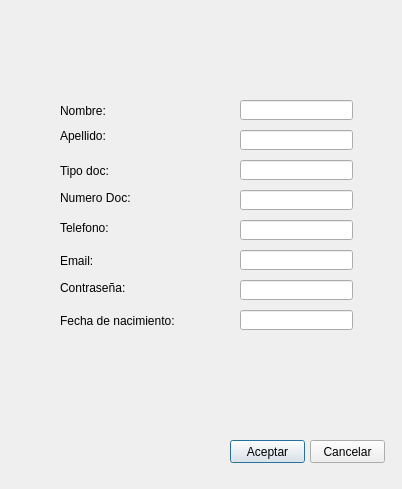
<?xml version="1.0" encoding="UTF-8"?>
<ui version="4.0">
 <class>Dialog</class>
 <widget class="QDialog" name="Dialog">
  <property name="geometry">
   <rect>
    <x>0</x>
    <y>0</y>
    <width>402</width>
    <height>489</height>
   </rect>
  </property>
  <property name="windowTitle">
   <string>Agregar empleado</string>
  </property>
  <widget class="QLabel" name="label">
   <property name="geometry">
    <rect>
     <x>60</x>
     <y>100</y>
     <width>81</width>
     <height>21</height>
    </rect>
   </property>
   <property name="styleSheet">
    <string notr="true">font: 14pt &quot;Tempus Sans ITC&quot;;</string>
   </property>
   <property name="text">
    <string>Nombre:</string>
   </property>
  </widget>
  <widget class="QLabel" name="label_2">
   <property name="geometry">
    <rect>
     <x>60</x>
     <y>120</y>
     <width>101</width>
     <height>31</height>
    </rect>
   </property>
   <property name="styleSheet">
    <string notr="true">font: 14pt &quot;Tempus Sans ITC&quot;;</string>
   </property>
   <property name="text">
    <string>Apellido:</string>
   </property>
  </widget>
  <widget class="QLabel" name="label_3">
   <property name="geometry">
    <rect>
     <x>60</x>
     <y>160</y>
     <width>81</width>
     <height>21</height>
    </rect>
   </property>
   <property name="styleSheet">
    <string notr="true">font: 14pt &quot;Tempus Sans ITC&quot;;</string>
   </property>
   <property name="text">
    <string>Tipo doc:</string>
   </property>
  </widget>
  <widget class="QLabel" name="label_4">
   <property name="geometry">
    <rect>
     <x>60</x>
     <y>190</y>
     <width>111</width>
     <height>16</height>
    </rect>
   </property>
   <property name="styleSheet">
    <string notr="true">font: 14pt &quot;Tempus Sans ITC&quot;;</string>
   </property>
   <property name="text">
    <string>Numero Doc:</string>
   </property>
  </widget>
  <widget class="QLabel" name="label_5">
   <property name="geometry">
    <rect>
     <x>60</x>
     <y>220</y>
     <width>81</width>
     <height>16</height>
    </rect>
   </property>
   <property name="styleSheet">
    <string notr="true">font: 14pt &quot;Tempus Sans ITC&quot;;</string>
   </property>
   <property name="text">
    <string>Telefono:</string>
   </property>
  </widget>
  <widget class="QLabel" name="label_6">
   <property name="geometry">
    <rect>
     <x>60</x>
     <y>250</y>
     <width>61</width>
     <height>21</height>
    </rect>
   </property>
   <property name="styleSheet">
    <string notr="true">font: 14pt &quot;Tempus Sans ITC&quot;;</string>
   </property>
   <property name="text">
    <string>Email:</string>
   </property>
  </widget>
  <widget class="QLineEdit" name="clientName">
   <property name="geometry">
    <rect>
     <x>240</x>
     <y>100</y>
     <width>113</width>
     <height>20</height>
    </rect>
   </property>
  </widget>
  <widget class="QLineEdit" name="clientSurname">
   <property name="geometry">
    <rect>
     <x>240</x>
     <y>130</y>
     <width>113</width>
     <height>20</height>
    </rect>
   </property>
  </widget>
  <widget class="QLineEdit" name="docType">
   <property name="geometry">
    <rect>
     <x>240</x>
     <y>160</y>
     <width>113</width>
     <height>20</height>
    </rect>
   </property>
  </widget>
  <widget class="QLineEdit" name="docNum">
   <property name="geometry">
    <rect>
     <x>240</x>
     <y>190</y>
     <width>113</width>
     <height>20</height>
    </rect>
   </property>
  </widget>
  <widget class="QLineEdit" name="phoneNum">
   <property name="geometry">
    <rect>
     <x>240</x>
     <y>220</y>
     <width>113</width>
     <height>20</height>
    </rect>
   </property>
  </widget>
  <widget class="QLineEdit" name="mailAddress">
   <property name="geometry">
    <rect>
     <x>240</x>
     <y>250</y>
     <width>113</width>
     <height>20</height>
    </rect>
   </property>
  </widget>
  <widget class="QPushButton" name="aceptar">
   <property name="geometry">
    <rect>
     <x>230</x>
     <y>440</y>
     <width>75</width>
     <height>23</height>
    </rect>
   </property>
   <property name="text">
    <string>Aceptar</string>
   </property>
  </widget>
  <widget class="QPushButton" name="cancelar">
   <property name="geometry">
    <rect>
     <x>310</x>
     <y>440</y>
     <width>75</width>
     <height>23</height>
    </rect>
   </property>
   <property name="text">
    <string>Cancelar</string>
   </property>
  </widget>
  <widget class="QLineEdit" name="passWord">
   <property name="geometry">
    <rect>
     <x>240</x>
     <y>280</y>
     <width>113</width>
     <height>20</height>
    </rect>
   </property>
  </widget>
  <widget class="QLabel" name="label_7">
   <property name="geometry">
    <rect>
     <x>60</x>
     <y>310</y>
     <width>171</width>
     <height>21</height>
    </rect>
   </property>
   <property name="styleSheet">
    <string notr="true">font: 14pt &quot;Tempus Sans ITC&quot;;</string>
   </property>
   <property name="text">
    <string>Fecha de nacimiento:</string>
   </property>
  </widget>
  <widget class="QLabel" name="label_8">
   <property name="geometry">
    <rect>
     <x>60</x>
     <y>280</y>
     <width>111</width>
     <height>16</height>
    </rect>
   </property>
   <property name="styleSheet">
    <string notr="true">font: 14pt &quot;Tempus Sans ITC&quot;;</string>
   </property>
   <property name="text">
    <string>Contraseña:</string>
   </property>
  </widget>
  <widget class="QLineEdit" name="dateBirth">
   <property name="geometry">
    <rect>
     <x>240</x>
     <y>310</y>
     <width>113</width>
     <height>20</height>
    </rect>
   </property>
  </widget>
 </widget>
 <resources/>
 <connections/>
</ui>
